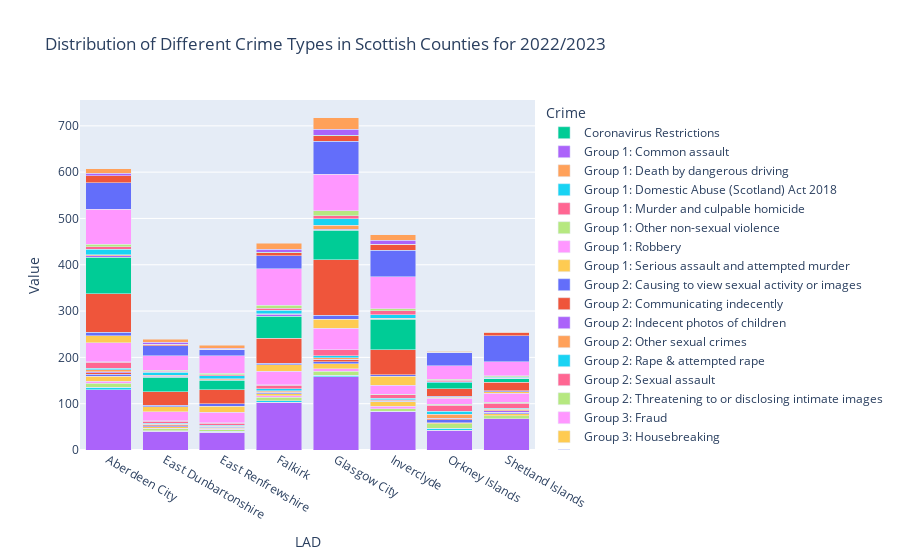

Source (notebook cell):
### Code cell
crime_subtypes = crimes_ratios_df[~crimes_ratios_df["Crime"].str.contains('Crimes')]

filter_counties = ["East Dunbartonshire", "East Renfrewshire", 
                   "Glasgow City", "Aberdeen City", 
                   "Orkney Islands", "Shetland Islands", 
                   "Inverclyde", "Falkirk"]

crime_subtypes_filtered = crime_subtypes[crime_subtypes["LAD"].isin(filter_counties)]
crime_subtypes_filtered = crime_subtypes_filtered[crime_subtypes_filtered["Date"]=="2022/2023"]
crime_subtypes_filtered.loc[:,"Crime"] = crime_subtypes_filtered.Crime.cat.remove_unused_categories()


ordered_crimes = parsed_data[1][1:]
# Question 3: Which areas have similar crime types?
# Stacked Bar Plot
fig = px.bar(crime_subtypes_filtered, x="LAD",y="Value", color="Crime", 
             category_orders={"Crime": ordered_crimes},
             labels={"Crime Rates": "Crime"},
             title="Distribution of Different Crime Types in Scottish Counties for 2022/2023",
             barmode="stack")

fig.update_xaxes(type='category', categoryorder='category ascending')

# Show the plot
fig.show()
fig.write_html("assets/different_crime_types_2022-2023.html", default_width="100%", default_height="100%")

### Figure 1 — Plotly figure (JSON) as saved in the notebook; plotly's stock layout.template omitted (floating-point values rounded to 4 significant figures)
{"data": [{"alignmentgroup": "True", "hovertemplate": "Crime=Coronavirus Restrictions<br>LAD=%{x}<br>Value=%{y}<extra></extra>", "legendgroup": "Coronavirus Restrictions", "marker": {"color": "#00cc96", "pattern": {"shape": ""}}, "name": "Coronavirus Restrictions", "offsetgroup": "Coronavirus Restrictions", "orientation": "v", "showlegend": true, "textposition": "auto", "type": "bar", "x": ["East Renfrewshire", "Falkirk", "Inverclyde", "Orkney Islands", "Shetland Islands", "Aberdeen City", "East Dunbartonshire", "Glasgow City"], "xaxis": "x", "y": [0, 0, 0, 0, 0, 0, 0, 0], "yaxis": "y"}, {"alignmentgroup": "True", "hovertemplate": "Crime=Group 1: Common assault<br>LAD=%{x}<br>Value=%{y}<extra></extra>", "legendgroup": "Group 1: Common assault", "marker": {"color": "#ab63fa", "pattern": {"shape": ""}}, "name": "Group 1: Common assault", "offsetgroup": "Group 1: Common assault", "orientation": "v", "showlegend": true, "textposition": "auto", "type": "bar", "x": ["East Renfrewshire", "Falkirk", "Inverclyde", "Orkney Islands", "Shetland Islands", "Aberdeen City", "East Dunbartonshire", "Glasgow City"], "xaxis": "x", "y": [38, 103, 83, 43, 67, 130, 41, 158], "yaxis": "y"}, {"alignmentgroup": "True", "hovertemplate": "Crime=Group 1: Death by dangerous driving<br>LAD=%{x}<br>Value=%{y}<extra></extra>", "legendgroup": "Group 1: Death by dangerous driving", "marker": {"color": "#FFA15A", "pattern": {"shape": ""}}, "name": "Group 1: Death by dangerous driving", "offsetgroup": "Group 1: Death by dangerous driving", "orientation": "v", "showlegend": true, "textposition": "auto", "type": "bar", "x": ["East Renfrewshire", "Falkirk", "Inverclyde", "Orkney Islands", "Shetland Islands", "Aberdeen City", "East Dunbartonshire", "Glasgow City"], "xaxis": "x", "y": [0, 0, 0, 0, 0, 0, 0, 0], "yaxis": "y"}, {"alignmentgroup": "True", "hovertemplate": "Crime=Group 1: Domestic Abuse (Scotland) Act 2018<br>LAD=%{x}<br>Value=%{y}<extra></extra>", "legendgroup": "Group 1: Domestic Abuse (Scotland) Act 2018", "marker": {"color": "#19d3f3", "pattern": {"shape": ""}}, "name": "Group 1: Domestic Abuse (Scotland) Act 2018", "offsetgroup": "Group 1: Domestic Abuse (Scotland) Act 2018", "orientation": "v", "showlegend": true, "textposition": "auto", "type": "bar", "x": ["East Renfrewshire", "Falkirk", "Inverclyde", "Orkney Islands", "Shetland Islands", "Aberdeen City", "East Dunbartonshire", "Glasgow City"], "xaxis": "x", "y": [2, 3, 1, 4, 0, 5, 1, 3], "yaxis": "y"}, {"alignmentgroup": "True", "hovertemplate": "Crime=Group 1: Murder and culpable homicide<br>LAD=%{x}<br>Value=%{y}<extra></extra>", "legendgroup": "Group 1: Murder and culpable homicide", "marker": {"color": "#FF6692", "pattern": {"shape": ""}}, "name": "Group 1: Murder and culpable homicide", "offsetgroup": "Group 1: Murder and culpable homicide", "orientation": "v", "showlegend": true, "textposition": "auto", "type": "bar", "x": ["East Renfrewshire", "Falkirk", "Inverclyde", "Orkney Islands", "Shetland Islands", "Aberdeen City", "East Dunbartonshire", "Glasgow City"], "xaxis": "x", "y": [0, 0, 0, 0, 0, 0, 0, 0], "yaxis": "y"}, {"alignmentgroup": "True", "hovertemplate": "Crime=Group 1: Other non-sexual violence<br>LAD=%{x}<br>Value=%{y}<extra></extra>", "legendgroup": "Group 1: Other non-sexual violence", "marker": {"color": "#B6E880", "pattern": {"shape": ""}}, "name": "Group 1: Other non-sexual violence", "offsetgroup": "Group 1: Other non-sexual violence", "orientation": "v", "showlegend": true, "textposition": "auto", "type": "bar", "x": ["East Renfrewshire", "Falkirk", "Inverclyde", "Orkney Islands", "Shetland Islands", "Aberdeen City", "East Dunbartonshire", "Glasgow City"], "xaxis": "x", "y": [4, 8, 5, 10, 7, 9, 4, 9], "yaxis": "y"}, {"alignmentgroup": "True", "hovertemplate": "Crime=Group 1: Robbery<br>LAD=%{x}<br>Value=%{y}<extra></extra>", "legendgroup": "Group 1: Robbery", "marker": {"color": "#FF97FF", "pattern": {"shape": ""}}, "name": "Group 1: Robbery", "offsetgroup": "Group 1: Robbery", "orientation": "v", "showlegend": true, "textposition": "auto", "type": "bar", "x": ["East Renfrewshire", "Falkirk", "Inverclyde", "Orkney Islands", "Shetland Islands", "Aberdeen City", "East Dunbartonshire", "Glasgow City"], "xaxis": "x", "y": [1, 3, 6, 0, 0, 5, 1, 5], "yaxis": "y"}, {"alignmentgroup": "True", "hovertemplate": "Crime=Group 1: Serious assault and attempted murder<br>LAD=%{x}<br>Value=%{y}<extra></extra>", "legendgroup": "Group 1: Serious assault and attempted murder", "marker": {"color": "#FECB52", "pattern": {"shape": ""}}, "name": "Group 1: Serious assault and attempted murder", "offsetgroup": "Group 1: Serious assault and attempted murder", "orientation": "v", "showlegend": true, "textposition": "auto", "type": "bar", "x": ["East Renfrewshire", "Falkirk", "Inverclyde", "Orkney Islands", "Shetland Islands", "Aberdeen City", "East Dunbartonshire", "Glasgow City"], "xaxis": "x", "y": [2, 4, 9, 2, 4, 10, 3, 11], "yaxis": "y"}, {"alignmentgroup": "True", "hovertemplate": "Crime=Group 2: Causing to view sexual activity or images<br>LAD=%{x}<br>Value=%{y}<extra></extra>", "legendgroup": "Group 2: Causing to view sexual activity or images", "marker": {"color": "#636efa", "pattern": {"shape": ""}}, "name": "Group 2: Causing to view sexual activity or images", "offsetgroup": "Group 2: Causing to view sexual activity or images", "orientation": "v", "showlegend": true, "textposition": "auto", "type": "bar", "x": ["East Renfrewshire", "Falkirk", "Inverclyde", "Orkney Islands", "Shetland Islands", "Aberdeen City", "East Dunbartonshire", "Glasgow City"], "xaxis": "x", "y": [2, 3, 1, 6, 3, 5, 2, 5], "yaxis": "y"}, {"alignmentgroup": "True", "hovertemplate": "Crime=Group 2: Communicating indecently<br>LAD=%{x}<br>Value=%{y}<extra></extra>", "legendgroup": "Group 2: Communicating indecently", "marker": {"color": "#EF553B", "pattern": {"shape": ""}}, "name": "Group 2: Communicating indecently", "offsetgroup": "Group 2: Communicating indecently", "orientation": "v", "showlegend": true, "textposition": "auto", "type": "bar", "x": ["East Renfrewshire", "Falkirk", "Inverclyde", "Orkney Islands", "Shetland Islands", "Aberdeen City", "East Dunbartonshire", "Glasgow City"], "xaxis": "x", "y": [1, 1, 2, 3, 1, 3, 2, 4], "yaxis": "y"}, {"alignmentgroup": "True", "hovertemplate": "Crime=Group 2: Indecent photos of children<br>LAD=%{x}<br>Value=%{y}<extra></extra>", "legendgroup": "Group 2: Indecent photos of children", "marker": {"color": "#ab63fa", "pattern": {"shape": ""}}, "name": "Group 2: Indecent photos of children", "offsetgroup": "Group 2: Indecent photos of children", "orientation": "v", "showlegend": true, "textposition": "auto", "type": "bar", "x": ["East Renfrewshire", "Falkirk", "Inverclyde", "Orkney Islands", "Shetland Islands", "Aberdeen City", "East Dunbartonshire", "Glasgow City"], "xaxis": "x", "y": [0, 1, 1, 1, 3, 2, 1, 1], "yaxis": "y"}, {"alignmentgroup": "True", "hovertemplate": "Crime=Group 2: Other sexual crimes<br>LAD=%{x}<br>Value=%{y}<extra></extra>", "legendgroup": "Group 2: Other sexual crimes", "marker": {"color": "#FFA15A", "pattern": {"shape": ""}}, "name": "Group 2: Other sexual crimes", "offsetgroup": "Group 2: Other sexual crimes", "orientation": "v", "showlegend": true, "textposition": "auto", "type": "bar", "x": ["East Renfrewshire", "Falkirk", "Inverclyde", "Orkney Islands", "Shetland Islands", "Aberdeen City", "East Dunbartonshire", "Glasgow City"], "xaxis": "x", "y": [1, 2, 1, 8, 3, 4, 1, 3], "yaxis": "y"}, {"alignmentgroup": "True", "hovertemplate": "Crime=Group 2: Rape & attempted rape<br>LAD=%{x}<br>Value=%{y}<extra></extra>", "legendgroup": "Group 2: Rape & attempted rape", "marker": {"color": "#19d3f3", "pattern": {"shape": ""}}, "name": "Group 2: Rape & attempted rape", "offsetgroup": "Group 2: Rape & attempted rape", "orientation": "v", "showlegend": true, "textposition": "auto", "type": "bar", "x": ["East Renfrewshire", "Falkirk", "Inverclyde", "Orkney Islands", "Shetland Islands", "Aberdeen City", "East Dunbartonshire", "Glasgow City"], "xaxis": "x", "y": [2, 4, 3, 7, 2, 4, 2, 5], "yaxis": "y"}, {"alignmentgroup": "True", "hovertemplate": "Crime=Group 2: Sexual assault<br>LAD=%{x}<br>Value=%{y}<extra></extra>", "legendgroup": "Group 2: Sexual assault", "marker": {"color": "#FF6692", "pattern": {"shape": ""}}, "name": "Group 2: Sexual assault", "offsetgroup": "Group 2: Sexual assault", "orientation": "v", "showlegend": true, "textposition": "auto", "type": "bar", "x": ["East Renfrewshire", "Falkirk", "Inverclyde", "Orkney Islands", "Shetland Islands", "Aberdeen City", "East Dunbartonshire", "Glasgow City"], "xaxis": "x", "y": [5, 8, 7, 13, 11, 12, 4, 12], "yaxis": "y"}, {"alignmentgroup": "True", "hovertemplate": "Crime=Group 2: Threatening to or disclosing intimate images<br>LAD=%{x}<br>Value=%{y}<extra></extra>", "legendgroup": "Group 2: Threatening to or disclosing intimate images", "marker": {"color": "#B6E880", "pattern": {"shape": ""}}, "name": "Group 2: Threatening to or disclosing intimate images", "offsetgroup": "Group 2: Threatening to or disclosing intimate images", "orientation": "v", "showlegend": true, "textposition": "auto", "type": "bar", "x": ["East Renfrewshire", "Falkirk", "Inverclyde", "Orkney Islands", "Shetland Islands", "Aberdeen City", "East Dunbartonshire", "Glasgow City"], "xaxis": "x", "y": [1, 1, 1, 2, 2, 2, 1, 1], "yaxis": "y"}, {"alignmentgroup": "True", "hovertemplate": "Crime=Group 3: Fraud<br>LAD=%{x}<br>Value=%{y}<extra></extra>", "legendgroup": "Group 3: Fraud", "marker": {"color": "#FF97FF", "pattern": {"shape": ""}}, "name": "Group 3: Fraud", "offsetgroup": "Group 3: Fraud", "orientation": "v", "showlegend": true, "textposition": "auto", "type": "bar", "x": ["East Renfrewshire", "Falkirk", "Inverclyde", "Orkney Islands", "Shetland Islands", "Aberdeen City", "East Dunbartonshire", "Glasgow City"], "xaxis": "x", "y": [22, 29, 20, 13, 20, 41, 20, 46], "yaxis": "y"}, {"alignmentgroup": "True", "hovertemplate": "Crime=Group 3: Housebreaking<br>LAD=%{x}<br>Value=%{y}<extra></extra>", "legendgroup": "Group 3: Housebreaking", "marker": {"color": "#FECB52", "pattern": {"shape": ""}}, "name": "Group 3: Housebreaking", "offsetgroup": "Group 3: Housebreaking", "orientation": "v", "showlegend": true, "textposition": "auto", "type": "bar", "x": ["East Renfrewshire", "Falkirk", "Inverclyde", "Orkney Islands", "Shetland Islands", "Aberdeen City", "East Dunbartonshire", "Glasgow City"], "xaxis": "x", "y": [13, 14, 19, 2, 3, 15, 10, 19], "yaxis": "y"}, {"alignmentgroup": "True", "hovertemplate": "Crime=Group 3: Other dishonesty<br>LAD=%{x}<br>Value=%{y}<extra></extra>", "legendgroup": "Group 3: Other dishonesty", "marker": {"color": "#636efa", "pattern": {"shape": ""}}, "name": "Group 3: Other dishonesty", "offsetgroup": "Group 3: Other dishonesty", "orientation": "v", "showlegend": true, "textposition": "auto", "type": "bar", "x": ["East Renfrewshire", "Falkirk", "Inverclyde", "Orkney Islands", "Shetland Islands", "Aberdeen City", "East Dunbartonshire", "Glasgow City"], "xaxis": "x", "y": [6, 3, 4, 2, 2, 7, 4, 9], "yaxis": "y"}, {"alignmentgroup": "True", "hovertemplate": "Crime=Group 3: Other theft<br>LAD=%{x}<br>Value=%{y}<extra></extra>", "legendgroup": "Group 3: Other theft", "marker": {"color": "#EF553B", "pattern": {"shape": ""}}, "name": "Group 3: Other theft", "offsetgroup": "Group 3: Other theft", "orientation": "v", "showlegend": true, "textposition": "auto", "type": "bar", "x": ["East Renfrewshire", "Falkirk", "Inverclyde", "Orkney Islands", "Shetland Islands", "Aberdeen City", "East Dunbartonshire", "Glasgow City"], "xaxis": "x", "y": [30, 54, 54, 16, 18, 83, 29, 120], "yaxis": "y"}, {"alignmentgroup": "True", "hovertemplate": "Crime=Group 3: Shoplifting<br>LAD=%{x}<br>Value=%{y}<extra></extra>", "legendgroup": "Group 3: Shoplifting", "marker": {"color": "#00cc96", "pattern": {"shape": ""}}, "name": "Group 3: Shoplifting", "offsetgroup": "Group 3: Shoplifting", "orientation": "v", "showlegend": true, "textposition": "auto", "type": "bar", "x": ["East Renfrewshire", "Falkirk", "Inverclyde", "Orkney Islands", "Shetland Islands", "Aberdeen City", "East Dunbartonshire", "Glasgow City"], "xaxis": "x", "y": [21, 48, 65, 13, 8, 79, 31, 63], "yaxis": "y"}, {"alignmentgroup": "True", "hovertemplate": "Crime=Group 3: Theft by opening lockfast places<br>LAD=%{x}<br>Value=%{y}<extra></extra>", "legendgroup": "Group 3: Theft by opening lockfast places", "marker": {"color": "#ab63fa", "pattern": {"shape": ""}}, "name": "Group 3: Theft by opening lockfast places", "offsetgroup": "Group 3: Theft by opening lockfast places", "orientation": "v", "showlegend": true, "textposition": "auto", "type": "bar", "x": ["East Renfrewshire", "Falkirk", "Inverclyde", "Orkney Islands", "Shetland Islands", "Aberdeen City", "East Dunbartonshire", "Glasgow City"], "xaxis": "x", "y": [1, 4, 1, 0, 1, 3, 2, 3], "yaxis": "y"}, {"alignmentgroup": "True", "hovertemplate": "Crime=Group 3: Theft from a motor vehicle<br>LAD=%{x}<br>Value=%{y}<extra></extra>", "legendgroup": "Group 3: Theft from a motor vehicle", "marker": {"color": "#FFA15A", "pattern": {"shape": ""}}, "name": "Group 3: Theft from a motor vehicle", "offsetgroup": "Group 3: Theft from a motor vehicle", "orientation": "v", "showlegend": true, "textposition": "auto", "type": "bar", "x": ["East Renfrewshire", "Falkirk", "Inverclyde", "Orkney Islands", "Shetland Islands", "Aberdeen City", "East Dunbartonshire", "Glasgow City"], "xaxis": "x", "y": [2, 1, 1, 0, 0, 3, 2, 8], "yaxis": "y"}, {"alignmentgroup": "True", "hovertemplate": "Crime=Group 3: Theft of a motor vehicle<br>LAD=%{x}<br>Value=%{y}<extra></extra>", "legendgroup": "Group 3: Theft of a motor vehicle", "marker": {"color": "#19d3f3", "pattern": {"shape": ""}}, "name": "Group 3: Theft of a motor vehicle", "offsetgroup": "Group 3: Theft of a motor vehicle", "orientation": "v", "showlegend": true, "textposition": "auto", "type": "bar", "x": ["East Renfrewshire", "Falkirk", "Inverclyde", "Orkney Islands", "Shetland Islands", "Aberdeen City", "East Dunbartonshire", "Glasgow City"], "xaxis": "x", "y": [6, 8, 8, 2, 2, 11, 7, 14], "yaxis": "y"}, {"alignmentgroup": "True", "hovertemplate": "Crime=Group 4: Fire-raising<br>LAD=%{x}<br>Value=%{y}<extra></extra>", "legendgroup": "Group 4: Fire-raising", "marker": {"color": "#FF6692", "pattern": {"shape": ""}}, "name": "Group 4: Fire-raising", "offsetgroup": "Group 4: Fire-raising", "orientation": "v", "showlegend": true, "textposition": "auto", "type": "bar", "x": ["East Renfrewshire", "Falkirk", "Inverclyde", "Orkney Islands", "Shetland Islands", "Aberdeen City", "East Dunbartonshire", "Glasgow City"], "xaxis": "x", "y": [3, 4, 9, 4, 1, 6, 2, 7], "yaxis": "y"}, {"alignmentgroup": "True", "hovertemplate": "Crime=Group 4: Reckless conduct<br>LAD=%{x}<br>Value=%{y}<extra></extra>", "legendgroup": "Group 4: Reckless conduct", "marker": {"color": "#B6E880", "pattern": {"shape": ""}}, "name": "Group 4: Reckless conduct", "offsetgroup": "Group 4: Reckless conduct", "orientation": "v", "showlegend": true, "textposition": "auto", "type": "bar", "x": ["East Renfrewshire", "Falkirk", "Inverclyde", "Orkney Islands", "Shetland Islands", "Aberdeen City", "East Dunbartonshire", "Glasgow City"], "xaxis": "x", "y": [3, 7, 4, 2, 2, 5, 2, 11], "yaxis": "y"}, {"alignmentgroup": "True", "hovertemplate": "Crime=Group 4: Vandalism<br>LAD=%{x}<br>Value=%{y}<extra></extra>", "legendgroup": "Group 4: Vandalism", "marker": {"color": "#FF97FF", "pattern": {"shape": ""}}, "name": "Group 4: Vandalism", "offsetgroup": "Group 4: Vandalism", "orientation": "v", "showlegend": true, "textposition": "auto", "type": "bar", "x": ["East Renfrewshire", "Falkirk", "Inverclyde", "Orkney Islands", "Shetland Islands", "Aberdeen City", "East Dunbartonshire", "Glasgow City"], "xaxis": "x", "y": [37, 78, 69, 29, 31, 76, 32, 78], "yaxis": "y"}, {"alignmentgroup": "True", "hovertemplate": "Crime=Group 5: Drugs - Possession<br>LAD=%{x}<br>Value=%{y}<extra></extra>", "legendgroup": "Group 5: Drugs - Possession", "marker": {"color": "#636efa", "pattern": {"shape": ""}}, "name": "Group 5: Drugs - Possession", "offsetgroup": "Group 5: Drugs - Possession", "orientation": "v", "showlegend": true, "textposition": "auto", "type": "bar", "x": ["East Renfrewshire", "Falkirk", "Inverclyde", "Orkney Islands", "Shetland Islands", "Aberdeen City", "East Dunbartonshire", "Glasgow City"], "xaxis": "x", "y": [13, 28, 57, 28, 56, 57, 21, 72], "yaxis": "y"}, {"alignmentgroup": "True", "hovertemplate": "Crime=Group 5: Drugs - Supply<br>LAD=%{x}<br>Value=%{y}<extra></extra>", "legendgroup": "Group 5: Drugs - Supply", "marker": {"color": "#EF553B", "pattern": {"shape": ""}}, "name": "Group 5: Drugs - Supply", "offsetgroup": "Group 5: Drugs - Supply", "orientation": "v", "showlegend": true, "textposition": "auto", "type": "bar", "x": ["East Renfrewshire", "Falkirk", "Inverclyde", "Orkney Islands", "Shetland Islands", "Aberdeen City", "East Dunbartonshire", "Glasgow City"], "xaxis": "x", "y": [2, 7, 13, 1, 6, 15, 3, 12], "yaxis": "y"}, {"alignmentgroup": "True", "hovertemplate": "Crime=Group 5: Other crimes against society<br>LAD=%{x}<br>Value=%{y}<extra></extra>", "legendgroup": "Group 5: Other crimes against society", "marker": {"color": "#00cc96", "pattern": {"shape": ""}}, "name": "Group 5: Other crimes against society", "offsetgroup": "Group 5: Other crimes against society", "orientation": "v", "showlegend": true, "textposition": "auto", "type": "bar", "x": ["East Renfrewshire", "Falkirk", "Inverclyde", "Orkney Islands", "Shetland Islands", "Aberdeen City", "East Dunbartonshire", "Glasgow City"], "xaxis": "x", "y": [0, 1, 0, 0, 0, 0, 0, 1], "yaxis": "y"}, {"alignmentgroup": "True", "hovertemplate": "Crime=Group 5: Weapons possession (not used)<br>LAD=%{x}<br>Value=%{y}<extra></extra>", "legendgroup": "Group 5: Weapons possession (not used)", "marker": {"color": "#ab63fa", "pattern": {"shape": ""}}, "name": "Group 5: Weapons possession (not used)", "offsetgroup": "Group 5: Weapons possession (not used)", "orientation": "v", "showlegend": true, "textposition": "auto", "type": "bar", "x": ["East Renfrewshire", "Falkirk", "Inverclyde", "Orkney Islands", "Shetland Islands", "Aberdeen City", "East Dunbartonshire", "Glasgow City"], "xaxis": "x", "y": [2, 7, 9, 1, 0, 6, 5, 13], "yaxis": "y"}, {"alignmentgroup": "True", "hovertemplate": "Crime=Group 5: Weapons possession (used)<br>LAD=%{x}<br>Value=%{y}<extra></extra>", "legendgroup": "Group 5: Weapons possession (used)", "marker": {"color": "#FFA15A", "pattern": {"shape": ""}}, "name": "Group 5: Weapons possession (used)", "offsetgroup": "Group 5: Weapons possession (used)", "orientation": "v", "showlegend": true, "textposition": "auto", "type": "bar", "x": ["East Renfrewshire", "Falkirk", "Inverclyde", "Orkney Islands", "Shetland Islands", "Aberdeen City", "East Dunbartonshire", "Glasgow City"], "xaxis": "x", "y": [6, 12, 12, 1, 1, 9, 6, 25], "yaxis": "y"}], "layout": {"barmode": "stack", "legend": {"title": {"text": "Crime"}, "tracegroupgap": 0}, "title": {"text": "Distribution of Different Crime Types in Scottish Counties for 2022/2023"}, "xaxis": {"anchor": "y", "categoryorder": "category ascending", "domain": [0, 1], "title": {"text": "LAD"}, "type": "category"}, "yaxis": {"anchor": "x", "domain": [0, 1], "title": {"text": "Value"}}}}
